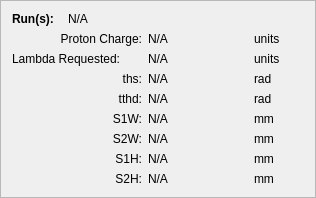
                    <widget class="QFrame" name="frame">
                     <property name="frameShape">
                      <enum>QFrame::StyledPanel</enum>
                     </property>
                     <property name="frameShadow">
                      <enum>QFrame::Raised</enum>
                     </property>
                     <layout class="QVBoxLayout" name="verticalLayout_5">
                      <item>
                       <layout class="QHBoxLayout" name="horizontalLayout_5">
                        <item>
                         <widget class="QLabel" name="label_3">
                          <property name="minimumSize">
                           <size>
                            <width>50</width>
                            <height>0</height>
                           </size>
                          </property>
                          <property name="maximumSize">
                           <size>
                            <width>50</width>
                            <height>16777215</height>
                           </size>
                          </property>
                          <property name="font">
                           <font>
                            <weight>75</weight>
                            <bold>true</bold>
                           </font>
                          </property>
                          <property name="text">
                           <string>Run(s):</string>
                          </property>
                         </widget>
                        </item>
                        <item>
                         <widget class="QLabel" name="metadataRunNumber">
                          <property name="text">
                           <string>N/A</string>
                          </property>
                         </widget>
                        </item>
                       </layout>
                      </item>
                      <item>
                       <layout class="QGridLayout" name="gridLayout_4">
                        <item row="0" column="0">
                         <widget class="QLabel" name="label_146">
                          <property name="sizePolicy">
                           <sizepolicy hsizetype="Minimum" vsizetype="Preferred">
                            <horstretch>0</horstretch>
                            <verstretch>0</verstretch>
                           </sizepolicy>
                          </property>
                          <property name="minimumSize">
                           <size>
                            <width>130</width>
                            <height>0</height>
                           </size>
                          </property>
                          <property name="maximumSize">
                           <size>
                            <width>130</width>
                            <height>16777215</height>
                           </size>
                          </property>
                          <property name="layoutDirection">
                           <enum>Qt::LeftToRight</enum>
                          </property>
                          <property name="text">
                           <string>Proton Charge:</string>
                          </property>
                          <property name="alignment">
                           <set>Qt::AlignRight|Qt::AlignTrailing|Qt::AlignVCenter</set>
                          </property>
                         </widget>
                        </item>
                        <item row="0" column="1">
                         <widget class="QLabel" name="metadataProtonChargeValue">
                          <property name="sizePolicy">
                           <sizepolicy hsizetype="Minimum" vsizetype="Preferred">
                            <horstretch>0</horstretch>
                            <verstretch>0</verstretch>
                           </sizepolicy>
                          </property>
                          <property name="minimumSize">
                           <size>
                            <width>100</width>
                            <height>0</height>
                           </size>
                          </property>
                          <property name="text">
                           <string>N/A</string>
                          </property>
                         </widget>
                        </item>
                        <item row="0" column="2">
                         <widget class="QLabel" name="metadataProtonChargeUnits">
                          <property name="sizePolicy">
                           <sizepolicy hsizetype="Minimum" vsizetype="Preferred">
                            <horstretch>0</horstretch>
                            <verstretch>0</verstretch>
                           </sizepolicy>
                          </property>
                          <property name="text">
                           <string>units</string>
                          </property>
                         </widget>
                        </item>
                        <item row="1" column="0">
                         <widget class="QLabel" name="label_149">
                          <property name="sizePolicy">
                           <sizepolicy hsizetype="Minimum" vsizetype="Preferred">
                            <horstretch>0</horstretch>
                            <verstretch>0</verstretch>
                           </sizepolicy>
                          </property>
                          <property name="minimumSize">
                           <size>
                            <width>130</width>
                            <height>0</height>
                           </size>
                          </property>
                          <property name="maximumSize">
                           <size>
                            <width>130</width>
                            <height>16777215</height>
                           </size>
                          </property>
                          <property name="text">
                           <string>Lambda Requested:</string>
                          </property>
                         </widget>
                        </item>
                        <item row="1" column="2">
                         <widget class="QLabel" name="metadataLambdaRequestedUnits">
                          <property name="sizePolicy">
                           <sizepolicy hsizetype="Minimum" vsizetype="Preferred">
                            <horstretch>0</horstretch>
                            <verstretch>0</verstretch>
                           </sizepolicy>
                          </property>
                          <property name="text">
                           <string>units</string>
                          </property>
                         </widget>
                        </item>
                        <item row="2" column="0">
                         <widget class="QLabel" name="label_152">
                          <property name="sizePolicy">
                           <sizepolicy hsizetype="Minimum" vsizetype="Preferred">
                            <horstretch>0</horstretch>
                            <verstretch>0</verstretch>
                           </sizepolicy>
                          </property>
                          <property name="minimumSize">
                           <size>
                            <width>130</width>
                            <height>0</height>
                           </size>
                          </property>
                          <property name="maximumSize">
                           <size>
                            <width>40</width>
                            <height>16777215</height>
                           </size>
                          </property>
                          <property name="text">
                           <string>ths:</string>
                          </property>
                          <property name="alignment">
                           <set>Qt::AlignRight|Qt::AlignTrailing|Qt::AlignVCenter</set>
                          </property>
                         </widget>
                        </item>
                        <item row="2" column="1">
                         <widget class="QLabel" name="metadatathiValue">
                          <property name="sizePolicy">
                           <sizepolicy hsizetype="Minimum" vsizetype="Preferred">
                            <horstretch>0</horstretch>
                            <verstretch>0</verstretch>
                           </sizepolicy>
                          </property>
                          <property name="minimumSize">
                           <size>
                            <width>100</width>
                            <height>0</height>
                           </size>
                          </property>
                          <property name="maximumSize">
                           <size>
                            <width>100</width>
                            <height>16777215</height>
                           </size>
                          </property>
                          <property name="text">
                           <string>N/A</string>
                          </property>
                         </widget>
                        </item>
                        <item row="2" column="2">
                         <widget class="QLabel" name="metadatathiUnits">
                          <property name="sizePolicy">
                           <sizepolicy hsizetype="Minimum" vsizetype="Preferred">
                            <horstretch>0</horstretch>
                            <verstretch>0</verstretch>
                           </sizepolicy>
                          </property>
                          <property name="minimumSize">
                           <size>
                            <width>50</width>
                            <height>0</height>
                           </size>
                          </property>
                          <property name="maximumSize">
                           <size>
                            <width>50</width>
                            <height>16777215</height>
                           </size>
                          </property>
                          <property name="text">
                           <string>rad</string>
                          </property>
                         </widget>
                        </item>
                        <item row="3" column="0">
                         <widget class="QLabel" name="label_154">
                          <property name="sizePolicy">
                           <sizepolicy hsizetype="Minimum" vsizetype="Preferred">
                            <horstretch>0</horstretch>
                            <verstretch>0</verstretch>
                           </sizepolicy>
                          </property>
                          <property name="minimumSize">
                           <size>
                            <width>130</width>
                            <height>0</height>
                           </size>
                          </property>
                          <property name="maximumSize">
                           <size>
                            <width>40</width>
                            <height>16777215</height>
                           </size>
                          </property>
                          <property name="text">
                           <string>tthd:</string>
                          </property>
                          <property name="alignment">
                           <set>Qt::AlignRight|Qt::AlignTrailing|Qt::AlignVCenter</set>
                          </property>
                         </widget>
                        </item>
                        <item row="3" column="1">
                         <widget class="QLabel" name="metadatatthdValue">
                          <property name="sizePolicy">
                           <sizepolicy hsizetype="Minimum" vsizetype="Preferred">
                            <horstretch>0</horstretch>
                            <verstretch>0</verstretch>
                           </sizepolicy>
                          </property>
                          <property name="minimumSize">
                           <size>
                            <width>100</width>
                            <height>0</height>
                           </size>
                          </property>
                          <property name="maximumSize">
                           <size>
                            <width>100</width>
                            <height>16777215</height>
                           </size>
                          </property>
                          <property name="text">
                           <string>N/A</string>
                          </property>
                         </widget>
                        </item>
                        <item row="3" column="2">
                         <widget class="QLabel" name="metadatatthdUnits">
                          <property name="sizePolicy">
                           <sizepolicy hsizetype="Minimum" vsizetype="Preferred">
                            <horstretch>0</horstretch>
                            <verstretch>0</verstretch>
                           </sizepolicy>
                          </property>
                          <property name="minimumSize">
                           <size>
                            <width>50</width>
                            <height>0</height>
                           </size>
                          </property>
                          <property name="maximumSize">
                           <size>
                            <width>50</width>
                            <height>16777215</height>
                           </size>
                          </property>
                          <property name="text">
                           <string>rad</string>
                          </property>
                         </widget>
                        </item>
                        <item row="4" column="0">
                         <widget class="QLabel" name="label_156">
                          <property name="sizePolicy">
                           <sizepolicy hsizetype="Minimum" vsizetype="Preferred">
                            <horstretch>0</horstretch>
                            <verstretch>0</verstretch>
                           </sizepolicy>
                          </property>
                          <property name="minimumSize">
                           <size>
                            <width>40</width>
                            <height>0</height>
                           </size>
                          </property>
                          <property name="maximumSize">
                           <size>
                            <width>130</width>
                            <height>16777215</height>
                           </size>
                          </property>
                          <property name="text">
                           <string>S1W:</string>
                          </property>
                          <property name="alignment">
                           <set>Qt::AlignRight|Qt::AlignTrailing|Qt::AlignVCenter</set>
                          </property>
                         </widget>
                        </item>
                        <item row="4" column="1">
                         <widget class="QLabel" name="metadataS1WValue">
                          <property name="sizePolicy">
                           <sizepolicy hsizetype="Minimum" vsizetype="Preferred">
                            <horstretch>0</horstretch>
                            <verstretch>0</verstretch>
                           </sizepolicy>
                          </property>
                          <property name="minimumSize">
                           <size>
                            <width>100</width>
                            <height>0</height>
                           </size>
                          </property>
                          <property name="maximumSize">
                           <size>
                            <width>100</width>
                            <height>16777215</height>
                           </size>
                          </property>
                          <property name="text">
                           <string>N/A</string>
                          </property>
                         </widget>
                        </item>
                        <item row="4" column="2">
                         <widget class="QLabel" name="label_18">
                          <property name="sizePolicy">
                           <sizepolicy hsizetype="Minimum" vsizetype="Preferred">
                            <horstretch>0</horstretch>
                            <verstretch>0</verstretch>
                           </sizepolicy>
                          </property>
                          <property name="minimumSize">
                           <size>
                            <width>50</width>
                            <height>0</height>
                           </size>
                          </property>
                          <property name="maximumSize">
                           <size>
                            <width>50</width>
                            <height>16777215</height>
                           </size>
                          </property>
                          <property name="text">
                           <string>mm</string>
                          </property>
                         </widget>
                        </item>
                        <item row="5" column="0">
                         <widget class="QLabel" name="S2SiWlabel">
                          <property name="sizePolicy">
                           <sizepolicy hsizetype="Minimum" vsizetype="Preferred">
                            <horstretch>0</horstretch>
                            <verstretch>0</verstretch>
                           </sizepolicy>
                          </property>
                          <property name="minimumSize">
                           <size>
                            <width>40</width>
                            <height>0</height>
                           </size>
                          </property>
                          <property name="maximumSize">
                           <size>
                            <width>130</width>
                            <height>16777215</height>
                           </size>
                          </property>
                          <property name="text">
                           <string>S2W:</string>
                          </property>
                          <property name="alignment">
                           <set>Qt::AlignRight|Qt::AlignTrailing|Qt::AlignVCenter</set>
                          </property>
                         </widget>
                        </item>
                        <item row="5" column="1">
                         <widget class="QLabel" name="metadataS2WValue">
                          <property name="sizePolicy">
                           <sizepolicy hsizetype="Minimum" vsizetype="Preferred">
                            <horstretch>0</horstretch>
                            <verstretch>0</verstretch>
                           </sizepolicy>
                          </property>
                          <property name="minimumSize">
                           <size>
                            <width>100</width>
                            <height>0</height>
                           </size>
                          </property>
                          <property name="maximumSize">
                           <size>
                            <width>100</width>
                            <height>16777215</height>
                           </size>
                          </property>
                          <property name="text">
                           <string>N/A</string>
                          </property>
                         </widget>
                        </item>
                        <item row="5" column="2">
                         <widget class="QLabel" name="label_19">
                          <property name="sizePolicy">
                           <sizepolicy hsizetype="Minimum" vsizetype="Preferred">
                            <horstretch>0</horstretch>
                            <verstretch>0</verstretch>
                           </sizepolicy>
                          </property>
                          <property name="minimumSize">
                           <size>
                            <width>50</width>
                            <height>0</height>
                           </size>
                          </property>
                          <property name="maximumSize">
                           <size>
                            <width>50</width>
                            <height>16777215</height>
                           </size>
                          </property>
                          <property name="text">
                           <string>mm</string>
                          </property>
                         </widget>
                        </item>
                        <item row="6" column="0">
                         <widget class="QLabel" name="label_160">
                          <property name="sizePolicy">
                           <sizepolicy hsizetype="Minimum" vsizetype="Preferred">
                            <horstretch>0</horstretch>
                            <verstretch>0</verstretch>
                           </sizepolicy>
                          </property>
                          <property name="maximumSize">
                           <size>
                            <width>130</width>
                            <height>16777215</height>
                           </size>
                          </property>
                          <property name="text">
                           <string>S1H:</string>
                          </property>
                          <property name="alignment">
                           <set>Qt::AlignRight|Qt::AlignTrailing|Qt::AlignVCenter</set>
                          </property>
                         </widget>
                        </item>
                        <item row="6" column="1">
                         <widget class="QLabel" name="metadataS1HValue">
                          <property name="sizePolicy">
                           <sizepolicy hsizetype="Minimum" vsizetype="Preferred">
                            <horstretch>0</horstretch>
                            <verstretch>0</verstretch>
                           </sizepolicy>
                          </property>
                          <property name="minimumSize">
                           <size>
                            <width>100</width>
                            <height>0</height>
                           </size>
                          </property>
                          <property name="maximumSize">
                           <size>
                            <width>100</width>
                            <height>16777215</height>
                           </size>
                          </property>
                          <property name="text">
                           <string>N/A</string>
                          </property>
                         </widget>
                        </item>
                        <item row="6" column="2">
                         <widget class="QLabel" name="label_22">
                          <property name="sizePolicy">
                           <sizepolicy hsizetype="Minimum" vsizetype="Preferred">
                            <horstretch>0</horstretch>
                            <verstretch>0</verstretch>
                           </sizepolicy>
                          </property>
                          <property name="minimumSize">
                           <size>
                            <width>50</width>
                            <height>0</height>
                           </size>
                          </property>
                          <property name="maximumSize">
                           <size>
                            <width>50</width>
                            <height>16777215</height>
                           </size>
                          </property>
                          <property name="text">
                           <string>mm</string>
                          </property>
                         </widget>
                        </item>
                        <item row="7" column="0">
                         <widget class="QLabel" name="S2SiHlabel">
                          <property name="sizePolicy">
                           <sizepolicy hsizetype="Minimum" vsizetype="Preferred">
                            <horstretch>0</horstretch>
                            <verstretch>0</verstretch>
                           </sizepolicy>
                          </property>
                          <property name="maximumSize">
                           <size>
                            <width>130</width>
                            <height>16777215</height>
                           </size>
                          </property>
                          <property name="text">
                           <string>S2H:</string>
                          </property>
                          <property name="alignment">
                           <set>Qt::AlignRight|Qt::AlignTrailing|Qt::AlignVCenter</set>
                          </property>
                         </widget>
                        </item>
                        <item row="7" column="1">
                         <widget class="QLabel" name="metadataS2HValue">
                          <property name="sizePolicy">
                           <sizepolicy hsizetype="Minimum" vsizetype="Preferred">
                            <horstretch>0</horstretch>
                            <verstretch>0</verstretch>
                           </sizepolicy>
                          </property>
                          <property name="minimumSize">
                           <size>
                            <width>100</width>
                            <height>0</height>
                           </size>
                          </property>
                          <property name="maximumSize">
                           <size>
                            <width>100</width>
                            <height>16777215</height>
                           </size>
                          </property>
                          <property name="text">
                           <string>N/A</string>
                          </property>
                         </widget>
                        </item>
                        <item row="7" column="2">
                         <widget class="QLabel" name="label_23">
                          <property name="sizePolicy">
                           <sizepolicy hsizetype="Minimum" vsizetype="Preferred">
                            <horstretch>0</horstretch>
                            <verstretch>0</verstretch>
                           </sizepolicy>
                          </property>
                          <property name="minimumSize">
                           <size>
                            <width>50</width>
                            <height>0</height>
                           </size>
                          </property>
                          <property name="maximumSize">
                           <size>
                            <width>50</width>
                            <height>16777215</height>
                           </size>
                          </property>
                          <property name="text">
                           <string>mm</string>
                          </property>
                         </widget>
                        </item>
                        <item row="1" column="1">
                         <widget class="QLabel" name="metadataLambdaRequestedValue">
                          <property name="sizePolicy">
                           <sizepolicy hsizetype="Minimum" vsizetype="Preferred">
                            <horstretch>0</horstretch>
                            <verstretch>0</verstretch>
                           </sizepolicy>
                          </property>
                          <property name="minimumSize">
                           <size>
                            <width>100</width>
                            <height>0</height>
                           </size>
                          </property>
                          <property name="text">
                           <string>N/A</string>
                          </property>
                         </widget>
                        </item>
                       </layout>
                      </item>
                     </layout>
                    </widget>
